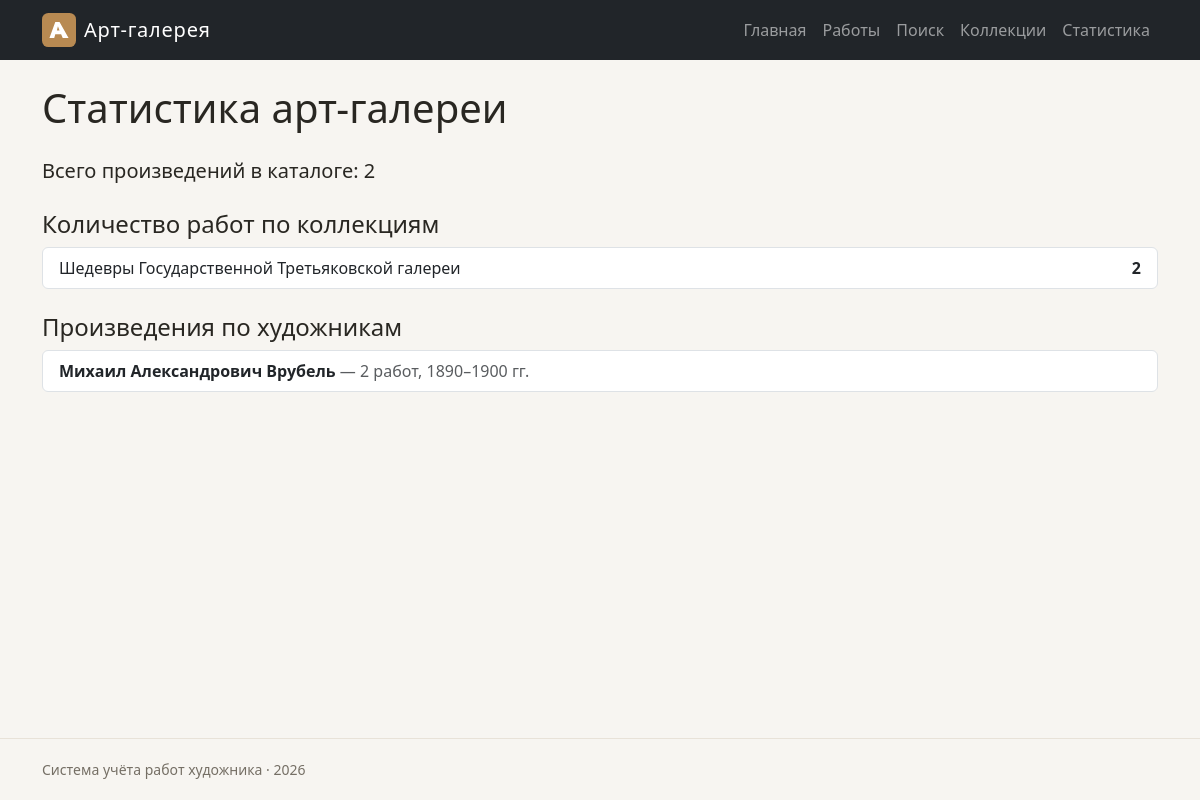
The page /collections/statistics/ on the database its author committed.
### collections_app/views.py (the view)
# urls.py: path("statistics/", views.statistics, name="statistics"),
def statistics(request):
    with closing(get_connection()) as connection:
        collection_stats = connection.execute(
            """
            SELECT collections.name AS collection_name,
                   COUNT(paints.id) AS paints_count
            FROM collections
            LEFT JOIN paints ON collections.id = paints.collection_id
            GROUP BY collections.id, collections.name
            ORDER BY paints_count DESC, collections.name
            """
        ).fetchall()
        artist_stats = connection.execute(
            """
            SELECT artist, COUNT(*) AS paints_count,
                   MIN(year) AS first_year, MAX(year) AS last_year
            FROM paints
            GROUP BY artist
            ORDER BY paints_count DESC, artist
            """
        ).fetchall()
        total = connection.execute(
            "SELECT COUNT(*) AS paints_count FROM paints"
        ).fetchone()["paints_count"]
    return render(
        request,
        "collections/statistics.html",
        {
            "collection_stats": collection_stats,
            "artist_stats": artist_stats,
            "total_paints": total,
        },
    )

### db/database.py (called while the page is built)
def get_connection():
    connection = sqlite3.connect(DB_PATH)
    connection.row_factory = sqlite3.Row
    connection.execute("PRAGMA foreign_keys = ON")
    return connection

### collections_app/templates/collections/statistics.html (shortened to what this page needs)
{% extends "base.html" %}
{% block content %}
<h1 class="page-title">Статистика арт-галереи</h1>
<p class="lead">Всего произведений в каталоге: {{ total_paints }}</p>
<h2 class="h4 mt-4">Количество работ по коллекциям</h2>
<div class="list-group mb-4">
    {% for item in collection_stats %}
        <div class="list-group-item d-flex justify-content-between">
            <span>{{ item.collection_name }}</span>
            <strong>{{ item.paints_count }}</strong>
        </div>
    {% empty %}
        <p class="text-muted">Данные о коллекциях отсутствуют.</p>
    {% endfor %}
</div>
<h2 class="h4">Произведения по художникам</h2>
<div class="list-group">
    {% for item in artist_stats %}
        <div class="list-group-item">
            <strong>{{ item.artist }}</strong>
            <span class="text-muted"> — {{ item.paints_count }} работ,
                {{ item.first_year }}–{{ item.last_year }} гг.</span>
        </div>
    {% empty %}
        <p class="text-muted">Данные о художниках отсутствуют.</p>
    {% endfor %}
</div>
{% endblock %}

### static/css/style.css (style rules this page uses)
body { background: #f7f5f1; color: #292722; min-height: 100vh; display: flex; flex-direction: column; }
.page-title { margin-bottom: 1.5rem; }

### rows shown on the page
collections: collection_name "Шедевры Государственной Третьяковской галереи", paints_count "2"

### other values the page prints
{{ total_paints }} "2"
{{ item.artist }} "Михаил Александрович Врубель"
{{ item.paints_count }} "2"
{{ item.first_year }} "1890"
{{ item.last_year }} "1900"
